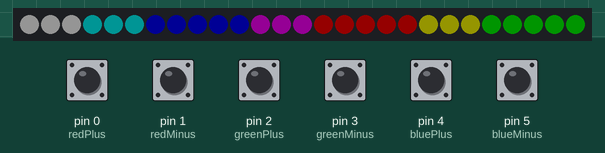
Simulated run of this sketch. Board: Arduino Uno, built with avr-gcc and run on an emulated ATmega328P. Parts: 27 RGB LEDs in strip order, left to right. Inputs (shaded band) come from the test bench; at power-on: pin 0 (redPlus), pin 1 (redMinus), pin 2 (greenPlus), pin 3 (greenMinus), pin 4 (bluePlus), pin 5 (blueMinus) HIGH. Dim RGB values are drawn brighter than linear.

Above: at 1.2 s.
1.3 s: pin 1 (redMinus) pulled LOW for 1 s
At 2.6 s:
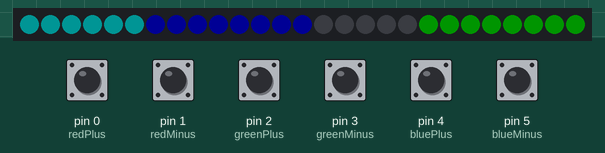
3.8 s: pin 3 (greenMinus) pulled LOW for 1 s
At 5.1 s:
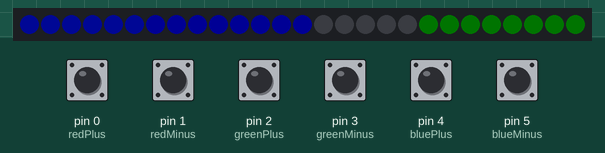
6.3 s: pin 0 (redPlus) pulled LOW for 0.15 s
At 7.1 s:
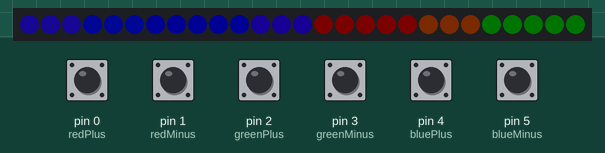
7.9 s: pin 2 (greenPlus) pulled LOW for 0.15 s
9.5 s: pin 5 (blueMinus) pulled LOW for 1 s
At 11.6 s:
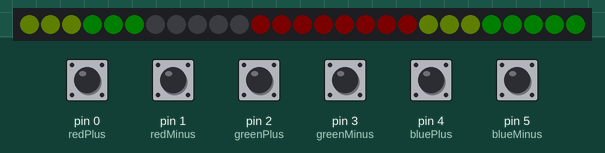
12.0 s: pin 3 (greenMinus) pulled LOW for 0.15 s
At 12.9 s:
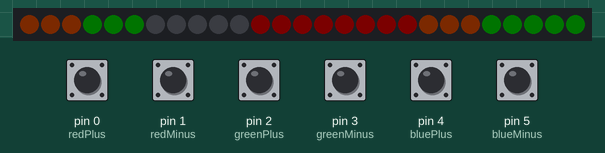

Measured:
- after the input at 1.3 s, the LEDs: first change at once (image 1 shows a later state)
- after the input at 3.8 s, the LEDs: first change at once (image 2 shows a later state)
- after the input at 6.3 s, the LEDs: first change at once (image 3 shows a later state)
- after the input at 12.0 s, the LEDs: first change at once (image 5 shows a later state)

The sketch:

moodlamp.ino
```cpp
#include <WS2812.h>

WS2812 LED(27); // 27 LEDs

cRGB value;

int redValue = 20;
int greenValue = 20;
int blueValue = 20;

int redStepSize = 1;
int greenStepSize = 2;
int blueStepSize = 3;
int redInc = redStepSize;
int blueInc = blueStepSize;
int greenInc = greenStepSize;


unsigned long time;
unsigned long attractTime = 30000; // time for attract mode mS
boolean attractFlag = false;

//switches
int redPlus = 0;
int redMinus = 1;
int greenPlus = 2;
int greenMinus = 3;
int bluePlus = 4;
int blueMinus = 5;


/*led order
0-2 all
3-5 G+B
6-10 B
11-13 B+R
14-18 R
19-21 G+R
22-26 G

*/


void setup() {
  time = millis();
  LED.setOutput(10); // Digital Pin 10
  // switches
  pinMode(redPlus, INPUT_PULLUP);
  pinMode(redMinus, INPUT_PULLUP);
  pinMode(greenPlus, INPUT_PULLUP);
  pinMode(greenMinus, INPUT_PULLUP);
  pinMode(bluePlus, INPUT_PULLUP);
  pinMode(blueMinus, INPUT_PULLUP);

}

void loop() {
  readSwitches();
  setLEDs();

  if (millis() > time + attractTime )
  {
    attract();
  }
  delay (50);
}

void readSwitches() {
  // read switches
  if (!digitalRead(redPlus)) {
    redValue++;
    time = millis();

    if (redValue > 255) redValue = 255;
  }
  if (!digitalRead(redMinus)) {
    redValue--;
    time = millis();

    if (redValue < 0) redValue = 0;
  }

  if (!digitalRead(greenPlus)) {
    greenValue++;
    time = millis();
    if (greenValue > 255) greenValue = 255;
  }
  if (!digitalRead(greenMinus)) {
    greenValue--;
    time = millis();
    if (greenValue < 0) greenValue = 0;
  }

  if (!digitalRead(bluePlus)) {
    blueValue++;
    time = millis();
    if (blueValue > 255) blueValue = 255;
  }
  if (!digitalRead(blueMinus)) {
    blueValue--;
    time = millis();
    if (blueValue < 0) blueValue = 0;
  }

}


void setLEDs() {
  value.r = redValue; value.g = greenValue; value.b = blueValue; // RGB Value
  for (int i = 0; i < 3; i++) {
    LED.set_crgb_at(i, value);
  }
  value.r = 0; value.g = greenValue; value.b = blueValue; // RGB Value
  for (int i = 3; i < 6; i++) {
    LED.set_crgb_at(i, value);
  }
  value.r = 0; value.g = 0; value.b = blueValue; // RGB Value
  for (int i = 6; i < 11; i++) {
    LED.set_crgb_at(i, value);
  }
  value.r = redValue; value.g = 0; value.b = blueValue; // RGB Value
  for (int i = 11; i < 14; i++) {
    LED.set_crgb_at(i, value);
  }
  value.r = redValue; value.g = 0; value.b = 0; // RGB Value
  for (int i = 14; i < 19; i++) {
    LED.set_crgb_at(i, value);
  }
  value.r = redValue; value.g = greenValue; value.b = 0; // RGB Value
  for (int i = 19; i < 22; i++) {
    LED.set_crgb_at(i, value);
  }
  value.r = 0; value.g = greenValue; value.b = 0; // RGB Value
  for (int i = 22; i < 27; i++) {
    LED.set_crgb_at(i, value);
  }

  LED.sync(); // Sends the values to the LEDs

}

void attract() {

  // roll values
  if (redValue > 150) redInc =  -redStepSize;
  if ( redValue < 5) redInc =  redStepSize;
  redValue = redValue + redInc;
  if (greenValue > 150 ) greenInc =  -greenStepSize;
  if ( greenValue < 5) greenInc = greenStepSize;
  greenValue = greenValue + greenInc;
  if (blueValue > 150 ) blueInc =  -blueStepSize;
  if (blueValue < 5) blueInc = blueStepSize;
  blueValue = blueValue + blueInc;
}
```
